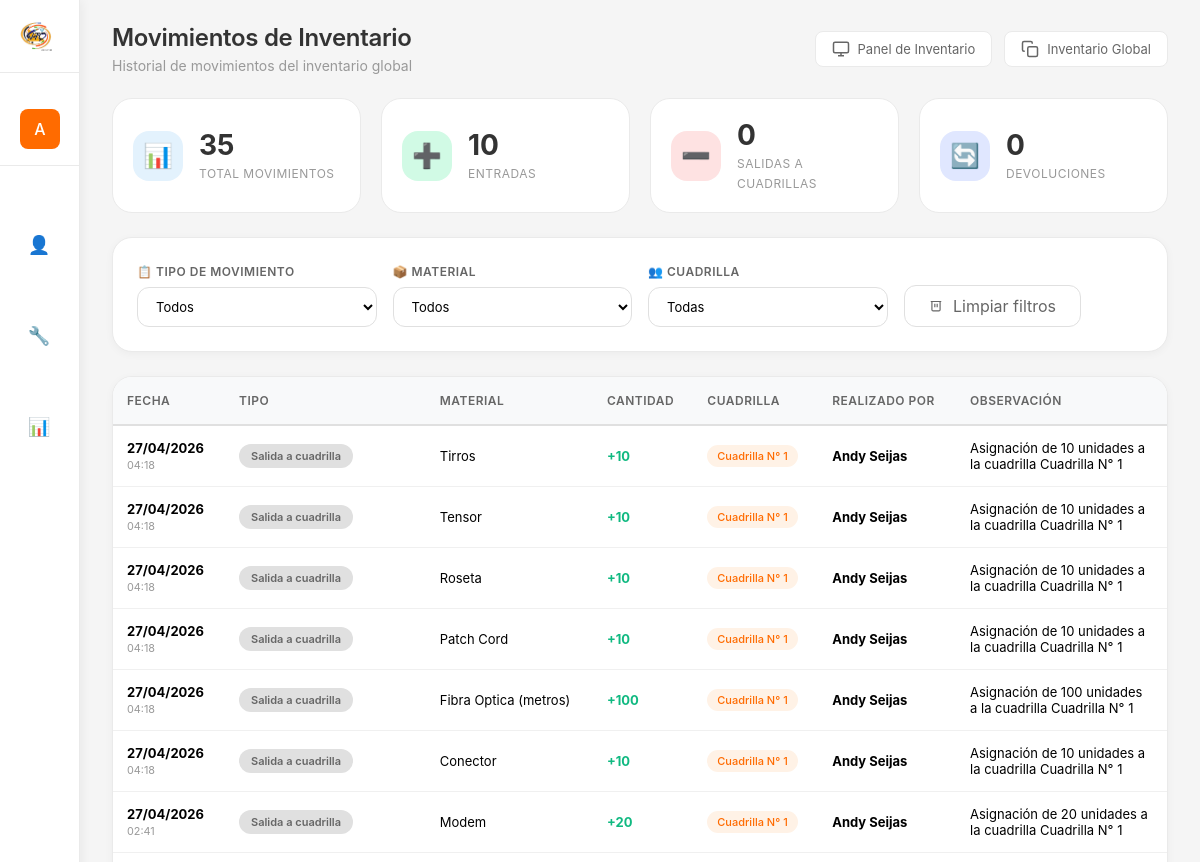
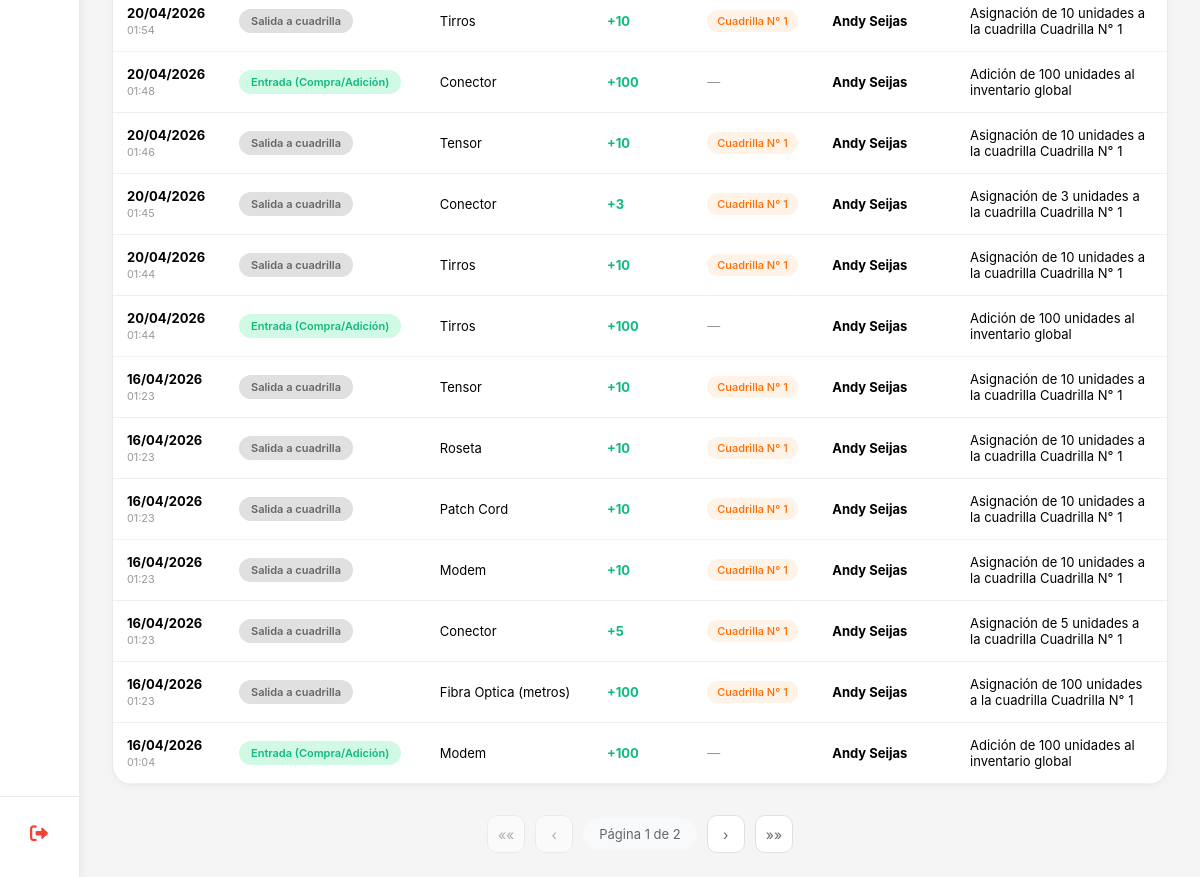
The app's page /inventario/movimientos/ (signed in), older data (2 pictures, top to bottom).
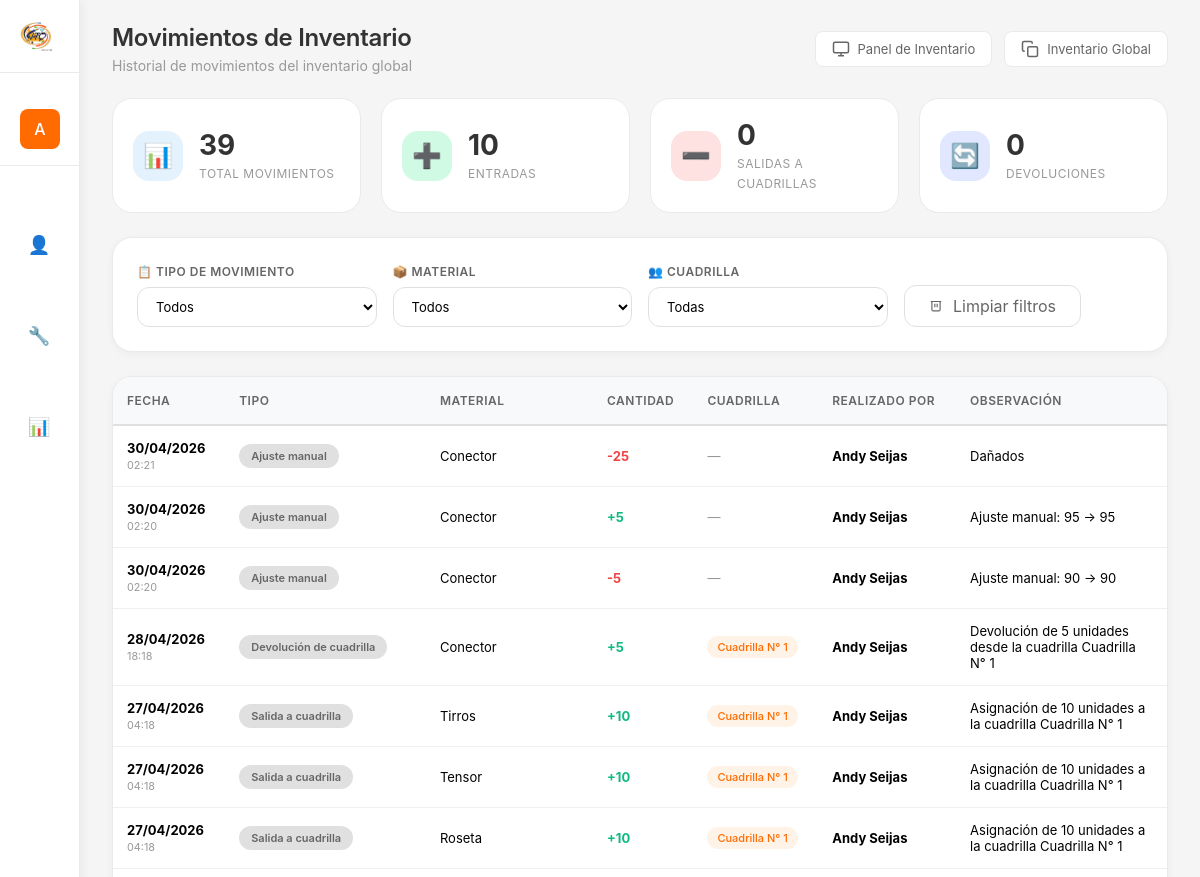
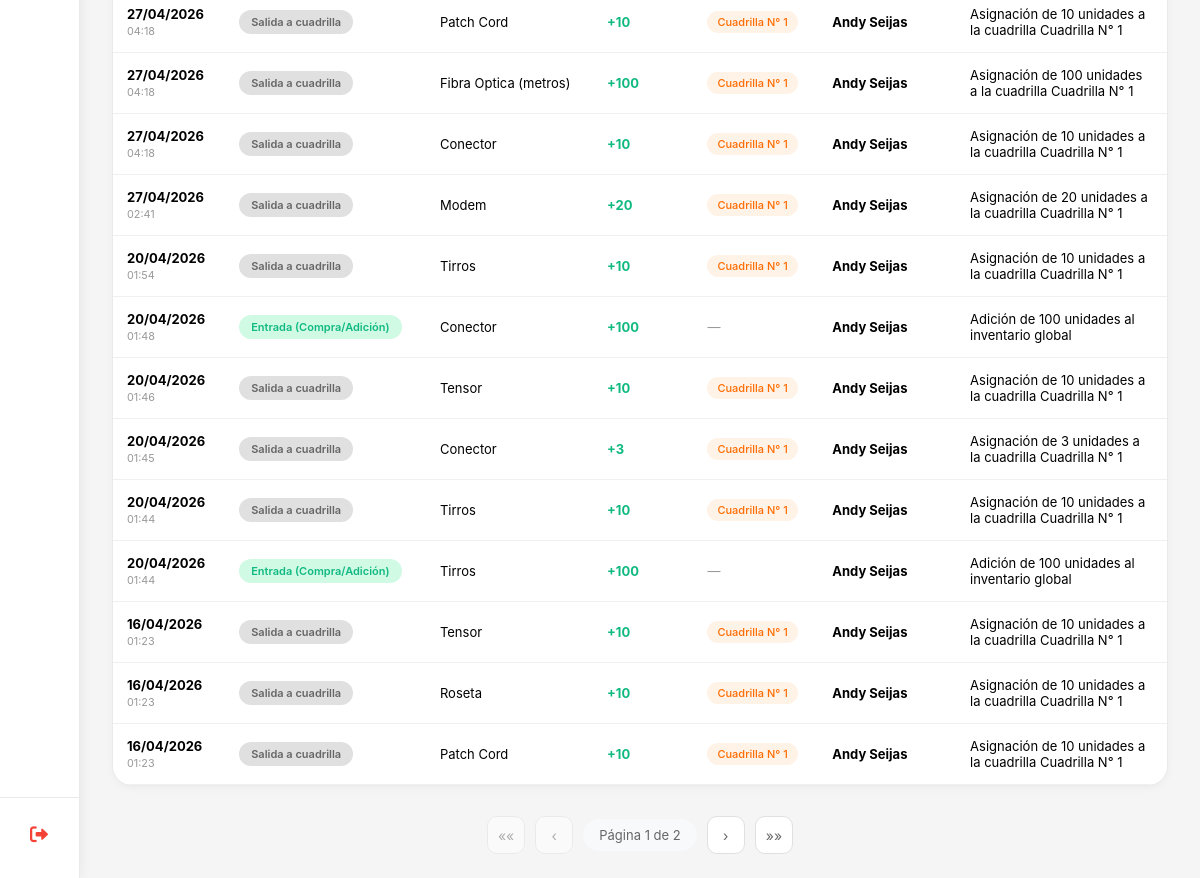
The same page, newer data (2 pictures, top to bottom).
### myapp/models.py (models this page shows, shortened)
class MovimientoInventario(models.Model):
    class TipoMovimiento(models.TextChoices):
        ENTRADA = 'ENTRADA', 'Entrada (Compra/Adición)'
        SALIDA_A_CUADRILLA = 'SALIDA_CUADRILLA', 'Salida a cuadrilla'
        DEVOLUCION_CUADRILLA = 'DEVOLUCION', 'Devolución de cuadrilla'
        GASTO_INSTALACION = 'GASTO_INSTALACION', '🔧 Gasto en instalación'
        GASTO_SOPORTE = 'GASTO_SOPORTE', 'Gasto en soporte'
        AJUSTE = 'AJUSTE', 'Ajuste manual'
    material = models.ForeignKey(
        Material,
        on_delete=models.CASCADE,
        related_name='movimientos',
        verbose_name="Material"
    )
    tipo = models.CharField(
        max_length=30,
        choices=TipoMovimiento.choices,
        verbose_name="Tipo de movimiento"
    )
    cantidad = models.IntegerField(verbose_name="Cantidad")
    cuadrilla = models.ForeignKey(
        Cuadrilla,
        on_delete=models.SET_NULL,
        null=True,
        blank=True,
        related_name='movimientos_inventario',
        verbose_name="Cuadrilla relacionada"
    )
    instalacion = models.ForeignKey(
        'Instalacion',
        on_delete=models.SET_NULL,
        null=True,
        blank=True,
        related_name='movimientos_inventario',
        verbose_name="Instalación relacionada"
    )
    soporte = models.ForeignKey(
        'Soporte',
        on_delete=models.SET_NULL,
        null=True,
        blank=True,
        related_name='movimientos_inventario',
        verbose_name="Soporte relacionado"
    )
    observacion = models.TextField(max_length=500, blank=True, null=True)
    fecha_movimiento = models.DateTimeField(auto_now_add=True)
    realizado_por = models.ForeignKey(
        User,
        on_delete=models.SET_NULL,
        null=True,
        blank=True,
        related_name='movimientos_inventario',
        verbose_name="Realizado por"
    )
    class Meta:
        verbose_name = "Movimiento de Inventario"
        verbose_name_plural = "Movimientos de Inventario"
        ordering = ['-fecha_movimiento']

class Material(models.Model):
    nombre = models.CharField(max_length=50, unique=True, verbose_name="Nombre del material")
    activo = models.BooleanField(default=True, verbose_name="Activo")
    fecha_creacion = models.DateTimeField(auto_now_add=True)
    class Meta:
        verbose_name = "Material"
        verbose_name_plural = "Materiales"
        ordering = ['nombre']

class Cuadrilla(models.Model):
    class EstadoCuadrilla(models.TextChoices):
        DISPONIBLE = 'DISPONIBLE', 'Disponible'
        OCUPADO = 'OCUPADO', 'Ocupado'
        EN_DESCANSO = 'DESCANSO', 'En Descanso'
        INACTIVO = 'INACTIVO', 'Inactivo'
    nombre = models.CharField(
        max_length=100,
        unique=True,
        verbose_name="Nombre de la Cuadrilla"
    )
    codigo = models.CharField(
        max_length=20,
        unique=True,
        verbose_name="Código de Cuadrilla",
        help_text="Ej: C001, INST-001"
    )
    instaladores = models.ManyToManyField(
        'PerfilUsuario',
        related_name='cuadrillas',
        verbose_name="Instaladores",
        blank=True
    )
    estado = models.CharField(
        max_length=20,
        choices=EstadoCuadrilla.choices,
        default=EstadoCuadrilla.DISPONIBLE,
        verbose_name="Estado de la Cuadrilla",
        db_index=True
    )
    fecha_creacion = models.DateTimeField(
        auto_now_add=True,
        verbose_name="Fecha de creación"
    )
    fecha_actualizacion = models.DateTimeField(
        auto_now=True,
        verbose_name="Última actualización"
    )
    creado_por = models.ForeignKey(
        User,
        on_delete=models.SET_NULL,
        null=True,
        blank=True,
        related_name='cuadrillas_creadas',
        verbose_name="Creado por"
    )
    activo = models.BooleanField(
        default=True,
        verbose_name="Activo"
    )
    class Meta:
        verbose_name = "Cuadrilla"
        verbose_name_plural = "Cuadrillas"
        ordering = ['nombre']
        indexes = [
            models.Index(fields=['estado']),
            models.Index(fields=['activo']),
            models.Index(fields=['codigo']),
        ]

### myapp/views_inventario.py (the view)
# urls.py: path('inventario/movimientos/', inventario_movimientos, name='inventario_movimientos'),
@login_required
@staff_member_required
def inventario_movimientos(request):
    es_admin = request.user.is_superuser or request.user.groups.filter(name='Administrador').exists()
    if not es_admin:
        messages.error(request, 'No tienes permisos para acceder a esta página.')
        return redirect('dashboard')
    tipo_filtro = request.GET.get('tipo', '')
    material_filtro = request.GET.get('material', '')
    cuadrilla_filtro = request.GET.get('cuadrilla', '')
    movimientos = MovimientoInventario.objects.select_related('material', 'cuadrilla', 'realizado_por').exclude(
        tipo__in=['GASTO_INSTALACION', 'GASTO_SOPORTE']
    )
    if tipo_filtro:
        movimientos = movimientos.filter(tipo=tipo_filtro)
    if material_filtro:
        movimientos = movimientos.filter(material_id=material_filtro)
    if cuadrilla_filtro:
        movimientos = movimientos.filter(cuadrilla_id=cuadrilla_filtro)
    movimientos = movimientos.order_by('-fecha_movimiento')
    paginator = Paginator(movimientos, 20)
    page_number = request.GET.get('page', 1)
    page_obj = paginator.get_page(page_number)
    materiales = Material.objects.filter(activo=True).order_by('nombre')
    cuadrillas = Cuadrilla.objects.filter(activo=True).order_by('nombre')
    total_movimientos = movimientos.count()
    total_entradas = movimientos.filter(tipo='ENTRADA').count()
    total_salidas = movimientos.filter(tipo='SALIDA_A_CUADRILLA').count()
    total_devoluciones = movimientos.filter(tipo='DEVOLUCION_CUADRILLA').count()
    context = {
        'movimientos': page_obj,
        'materiales': materiales,
        'cuadrillas': cuadrillas,
        'tipos_movimiento': MovimientoInventario.TipoMovimiento.choices,
        'tipo_filtro': tipo_filtro,
        'material_filtro': material_filtro,
        'cuadrilla_filtro': cuadrilla_filtro,
        'total_movimientos': total_movimientos,
        'total_entradas': total_entradas,
        'total_salidas': total_salidas,
        'total_devoluciones': total_devoluciones,
    }
    return render(request, 'Inventario/inventario_movimientos.html', context)

### myapp/templates/Inventario/inventario_movimientos.html (shortened to what the changed rows need)
{% extends 'Inicio_De_Sesion/base.html' %}
{% load static %}
{% block page_title %}Movimientos de Inventario{% endblock %}
{% block content %}
<div class="summary-cards">
    <div class="summary-card">
        <div class="summary-info">
            <span class="summary-number">{{ total_movimientos }}</span>
            <span class="summary-label">Total movimientos</span>
        </div>
    </div>
    <div class="summary-card">
    </div>
    <div class="summary-card">
    </div>
    <div class="summary-card">
    </div>
</div>
<div class="filters-bar">
    <form method="get" class="filters-form" id="filtrosForm">
    </form>
</div>
<div class="table-container">
    <table class="table">
        <thead>
            <tr>
                <th>Fecha</th>
                <th>Tipo</th>
                <th>Material</th>
                <th>Cantidad</th>
                <th>Cuadrilla</th>
                <th>Realizado por</th>
                <th>Observación</th>
            </thead>
        <tbody>
            {% for mov in movimientos %}
            <tr>
                <td>
                    <strong>{{ mov.fecha_movimiento|date:"d/m/Y" }}</strong><br>
                    <small style="color:#999">{{ mov.fecha_movimiento|date:"H:i" }}</small>
                </td>
                <td>
                    <span class="badge-tipo" style="
                        {% if mov.tipo == 'ENTRADA' %}background:#d1fae5;color:#10b981;
                        {% elif mov.tipo == 'SALIDA_A_CUADRILLA' %}background:#fed7aa;color:#f59e0b;
                        {% elif mov.tipo == 'DEVOLUCION_CUADRILLA' %}background:#e0e7ff;color:#3b82f6;
                        {% else %}background:#e0e0e0;color:#666;{% endif %}
                    ">
                        {{ mov.get_tipo_display }}
                    </span>
                </td>
                <td>{{ mov.material.nombre }}</div>
                <td class="{% if mov.cantidad > 0 %}movimiento-entrada{% else %}movimiento-salida{% endif %}">
                    {% if mov.cantidad > 0 %}+{% endif %}{{ mov.cantidad }}
                </div>
                <td>
                    {% if mov.cuadrilla %}
                    <span class="cuadrilla-badge">{{ mov.cuadrilla.nombre }}</span>
                    {% else %}
                    <span style="color:#999;">—</span>
                    {% endif %}
                </div>
                <td>
                    {% if mov.realizado_por %}
                    <strong>{{ mov.realizado_por.get_full_name|default:mov.realizado_por.username }}</strong>
                    {% else %}
                    <span style="color:#999;">—</span>
                    {% endif %}
                <td style="max-width: 200px; white-space: normal; word-break: break-word;">
                    {{ mov.observacion|default:"—"|truncatechars:60 }}
            </tr>
            {% endfor %}
{% if movimientos.has_other_pages %}
<div class="pagination">
</div>
{% endif %}
{% endblock %}

Row changes from the older to the newer data that the page shows:
no longer on this page (row unchanged): MovimientoInventario: fecha_movimiento "16/04/2026", fecha_movimiento "01:23", tipo "Salida a cuadrilla", material.nombre "Modem", cantidad "10", cuadrilla.nombre "Cuadrilla N° 1", realizado_por.get_full_name "Andy Seijas", observacion "Asignación de 10 unidades a la cuadrilla Cuadrilla N° 1"
no longer on this page (row unchanged): MovimientoInventario: fecha_movimiento "16/04/2026", fecha_movimiento "01:23", tipo "Salida a cuadrilla", material.nombre "Conector", cantidad "5", cuadrilla.nombre "Cuadrilla N° 1", realizado_por.get_full_name "Andy Seijas", observacion "Asignación de 5 unidades a la cuadrilla Cuadrilla N° 1"
no longer on this page (row unchanged): MovimientoInventario: fecha_movimiento "16/04/2026", fecha_movimiento "01:23", tipo "Salida a cuadrilla", material.nombre "Fibra Optica (metros)", cantidad "100", cuadrilla.nombre "Cuadrilla N° 1", realizado_por.get_full_name "Andy Seijas", observacion "Asignación de 100 unidades a la cuadrilla Cuadrilla N° 1"
no longer on this page (row unchanged): MovimientoInventario: fecha_movimiento "16/04/2026", fecha_movimiento "01:04", tipo "Entrada (Compra/Adición)", material.nombre "Modem", cantidad "100", realizado_por.get_full_name "Andy Seijas", observacion "Adición de 100 unidades al inventario global"
added MovimientoInventario: fecha_movimiento "30/04/2026", fecha_movimiento "02:21", tipo "Ajuste manual", material.nombre "Conector", cantidad "-25", realizado_por.get_full_name "Andy Seijas", observacion "Dañados"
added MovimientoInventario: fecha_movimiento "30/04/2026", fecha_movimiento "02:20", tipo "Ajuste manual", material.nombre "Conector", cantidad "5", realizado_por.get_full_name "Andy Seijas", observacion "Ajuste manual: 95 → 95"
added MovimientoInventario: fecha_movimiento "30/04/2026", fecha_movimiento "02:20", tipo "Ajuste manual", material.nombre "Conector", cantidad "-5", realizado_por.get_full_name "Andy Seijas", observacion "Ajuste manual: 90 → 90"
added MovimientoInventario: fecha_movimiento "28/04/2026", fecha_movimiento "18:18", tipo "Devolución de cuadrilla", material.nombre "Conector", cantidad "5", cuadrilla.nombre "Cuadrilla N° 1", realizado_por.get_full_name "Andy Seijas", observacion "Devolución de 5 unidades desde la cuadrilla Cuadrilla N° 1"
Text that changed along with them:
{{ total_movimientos }}: "35" → "39"
